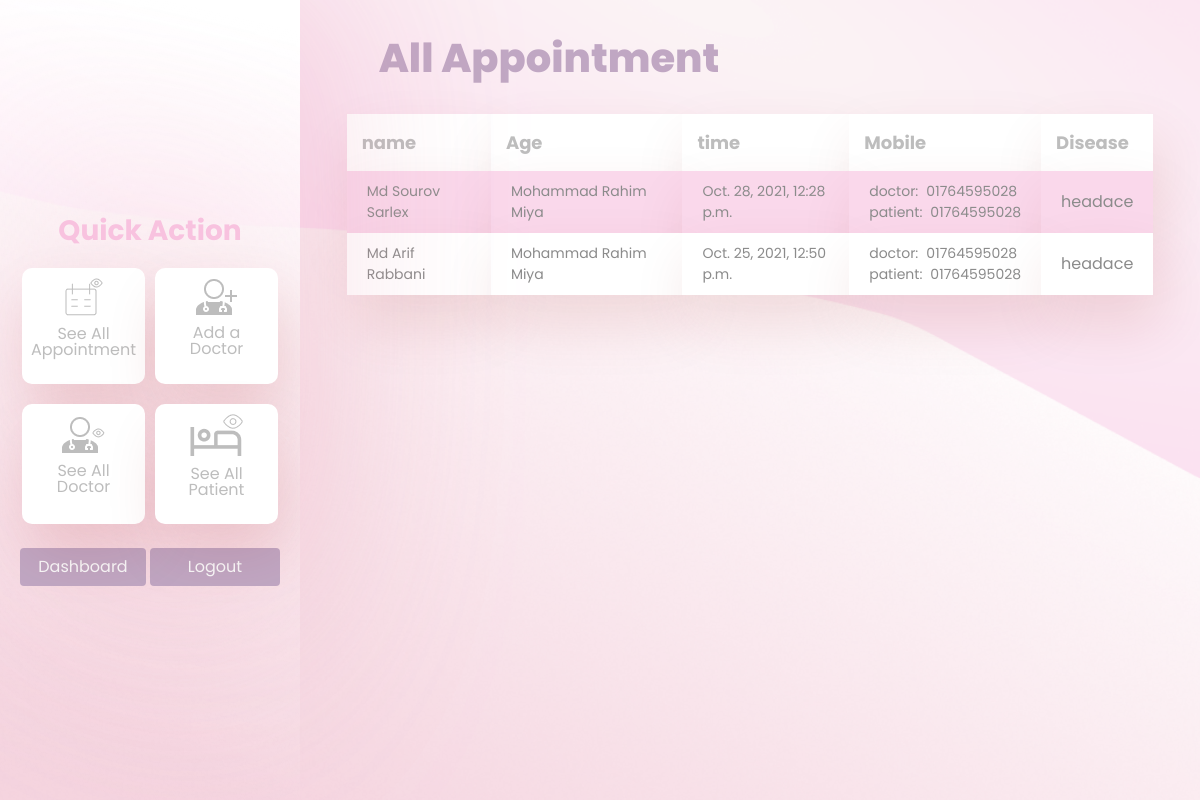
The page /allAppointment/ (signed in) on the database its author committed.
### doctorPortal/models.py (models this page shows, shortened)
class AppointmentModel(models.Model):
    id = models.UUIDField(primary_key=True, default=uuid.uuid4, editable=False)
    pateint = models.ForeignKey(PateintModel,on_delete=models.CASCADE)
    doctor = models.ForeignKey(DoctorsModel,on_delete=models.CASCADE)
    subject = models.CharField(max_length=100)
    time = models.DateTimeField(default=timezone.now)

class DoctorsModel(models.Model):
    id = models.UUIDField(primary_key=True, default=uuid.uuid4, editable=False)
    fullname = models.CharField(max_length=100)
    specialize = models.CharField(max_length=100)
    age = models.IntegerField()
    mobile = models.CharField(max_length=20)
    address = models.CharField(max_length=150)
    salary = models.IntegerField(verbose_name="salary of Doctor")
    def __str__(self):
        return self.fullname

class PateintModel(models.Model):
     id = models.UUIDField(primary_key=True,default=uuid.uuid4,editable=False)
     fullname = models.CharField(max_length=150)
     symptoms = models.CharField(max_length=100)
     age = models.IntegerField()
     feeStatus = models.ForeignKey(PateintFeestatus,on_delete=models.CASCADE)
     address = models.CharField(max_length=150)
     mobile = models.CharField(max_length=20)
     def __str__(self):
        return self.fullname

### doctorPortal/views.py (the view)
# urls.py: path("allAppointment/",views.allAppointment,name="allAppointment"),
@login_required(login_url="/login")
def allAppointment(req):
    appointments = AppointmentModel.objects.all()
    return render(req,"pages/appointment/allAppointment.html",{"appointments":appointments})

### templates/pages/appointment/allAppointment.html (shortened to what this page needs)
{% extends 'layout/dashboard.html' %}
{% block dashboard_content %}
<div id="dashboard-page">
    <div class="col-11 mx-auto">
        <div class="p-4">
            <h1 class="welcome-title d-inline-block"> All Appointment</h1>
        </div>
        <table class="hnazmul-table">
            <thead>
                <tr>
                    <th>name</th>
                    <th>Age</th>
                    <th>time</th>
                    <th>Mobile</th>
                    <th>Disease</th>
                </tr>
            </thead>
            <tbody>
                {% for appointment in appointments %}
                <tr>
                    <td class="small">{{appointment.doctor}}</td>
                    <td class="small">{{appointment.pateint}}</td>
                    <td class="small">{{appointment.time}}</td>
                    <td>
                        <p class="small mb-0"><span class="me-2">doctor:</span>{{appointment.doctor.mobile}}</p>
                        <p class="small mb-0"><span class="me-2">patient:</span>{{appointment.pateint.mobile}}</p>
                    </td>
                    <td>{{appointment.subject}}</td>
                </tr>
                {% endfor %}
            </tbody>
        </table>
    </div>
</div>
{% endblock dashboard_content %}

### templates/layout/dashboard.html (shortened to what this page needs)
{% extends 'layout/base.html' %}
{% block body %}
<div id="dashboard">
    <aside class="sitebar">
        <div class="all-element w-100 mx-auto">
            <h3>Quick Action</h3>
            <div class="quick-action-cards justify-content-center">
                <a href="{% url 'allAppointment' %}"
                    class="quick-action-card d-flex justify-content-center align-items-center flex-column">
                    <img src="/static/images/icon/sell-appointment.png" alt="add add-appointment" class="icon">
                    <p class="text-center">See All Appointment</p>
                </a>
                {% if user.is_admin %}
                <a href="{% url 'addDoctor' %}"
                    class="quick-action-card d-flex justify-content-center align-items-center flex-column">
                    <img src="/static/images/icon/add-doctor.png" alt="add add-appointment" class="icon">
                    <p class="text-center">Add a Doctor</p>
                </a>
                {% endif %}
                <a href="{% url 'allDoctor' %}"
                    class="quick-action-card d-flex justify-content-center align-items-center flex-column">
                    <img src="/static/images/icon/add-doctor-1.png" alt="add add-appointment" class="icon">
                    <p class="text-center">See All Doctor</p>
                </a>
                <a href="{% url 'allPatient' %}"
                    class="quick-action-card d-flex justify-content-center align-items-center flex-column">
                    <img src="/static/images/icon/see-patient.png" alt="add add-appointment" class="icon">
                    <p class="text-center">See All Patient</p>
                </a>
            </div>
            <div class="d-flex mt-4">
                <div class="col-6 pe-1"><a href="{% url 'dashboard' %}"class="primary-dark-bg  btn  w-100 text-light px-2 ">Dashboard</a></div>
                <div class="col-6"> <a href="{% url 'logout' %}" class="primary-dark-bg  btn  w-100 text-light ">Logout</a>
                </div>
            </div>
        </div>
    </aside>
    <main class="main">
        <div class="cs-container">
            {% block dashboard_content %}{% endblock dashboard_content %}
        </div>
    </main>
</div>
{% endblock body %}

### templates/layout/base.html (shortened to what this page needs)
<!DOCTYPE html>
<html lang="en">
<head>
	<link href="https://cdn.jsdelivr.net/npm/bootstrap@5.0.2/dist/css/bootstrap.min.css" rel="stylesheet" />
	<link rel="stylesheet" href="/static/css/style.css">
</head>
<body>
	{% block body %}{% endblock body %}
</body>
</html>

### static/css/style.css (style rules this page uses)
* { font-family: "Poppins", sans-serif; -webkit-box-sizing: border-box !important; box-sizing: border-box !important; }
.primary-dark-bg { background: #c0a7c3; }
.cs-container { max-width: 1300px; margin: auto; padding: 10px; }
#dashboard { min-height: 100vh; background: url("../images/primary-background-min.png") no-repeat center center; background-size: cover; width: 100%; display: -webkit-box; display: -ms-flexbox; display: flex; }
#dashboard aside.sitebar { width: 300px; height: 100vh; background: linear-gradient(193.11deg, #ffffff 3.65%, rgba(255, 255, 255, 0.44) 43.74%, rgba(196, 196, 196, 0) 96.49%); -webkit-filter: drop-shadow(16px 0px 100px rgba(232, 149, 175, 0.42)); filter: drop-shadow(16px 0px 100px rgba(232, 149, 175, 0.42)); overflow-y: auto; padding: 20px; }
#dashboard main.main { width: calc(100% - 300px); height: 100vh; overflow-y: auto; }
aside.sitebar { display: -ms-grid; display: grid; place-items: center; }
aside.sitebar .all-element h3 { font-weight: bold; text-align: center; color: #f8c2df; margin-bottom: 20px; }
.quick-action-cards { width: 100%; margin: 0px; gap: 10px; row-gap: 20px; display: -webkit-box; display: -ms-flexbox; display: flex; -ms-flex-wrap: wrap; flex-wrap: wrap; }
.quick-action-cards .quick-action-card { background: white; padding: 10px; width: calc(50% - 7px); border-radius: 10px; text-align: center; -webkit-box-shadow: 7px 28px 59px rgba(149, 2, 2, 0.12); box-shadow: 7px 28px 59px rgba(149, 2, 2, 0.12); cursor: pointer; -webkit-transition: 0.3s; transition: 0.3s; display: block; color: #bdbdbd; text-decoration: none; position: relative; z-index: 1; overflow: hidden; }
.quick-action-cards .quick-action-card::after { content: ""; display: block; width: 0%; position: absolute; right: 0px; bottom: 0px; background-color: #ff7ea4; height: 5px; -webkit-transition: 0.7s; transition: 0.7s; }
.quick-action-cards .quick-action-card p { line-height: 1; margin-top: 10px; }
#dashboard-page .welcome-title { font-weight: 800; color: #c0a7c3; }
.hnazmul-table { width: 100%; }
.hnazmul-table thead tr > th { background: white; padding: 15px; -webkit-box-shadow: 7px 28px 59px rgba(149, 2, 2, 0.12); box-shadow: 7px 28px 59px rgba(149, 2, 2, 0.12); font-size: 18px; color: #bdbdbd; }
.hnazmul-table tbody tr td { background: white; padding: 10px 20px; -webkit-box-shadow: 7px 28px 59px rgba(149, 2, 2, 0.12); box-shadow: 7px 28px 59px rgba(149, 2, 2, 0.12); color: #8b8b8b; }
.hnazmul-table tbody tr:nth-child(odd) td { background: #fad8eb; }

### rows shown on the page
AppointmentModel: doctor "Md Sourov Sarlex", pateint "Mohammad Rahim Miya", time "Oct. 28, 2021, 12:28 p.m.", doctor.mobile "01764595028", pateint.mobile "01764595028", subject "headace"
AppointmentModel: doctor "Md Arif Rabbani", pateint "Mohammad Rahim Miya", time "Oct. 25, 2021, 12:50 p.m.", doctor.mobile "01764595028", pateint.mobile "01764595028", subject "headace"
